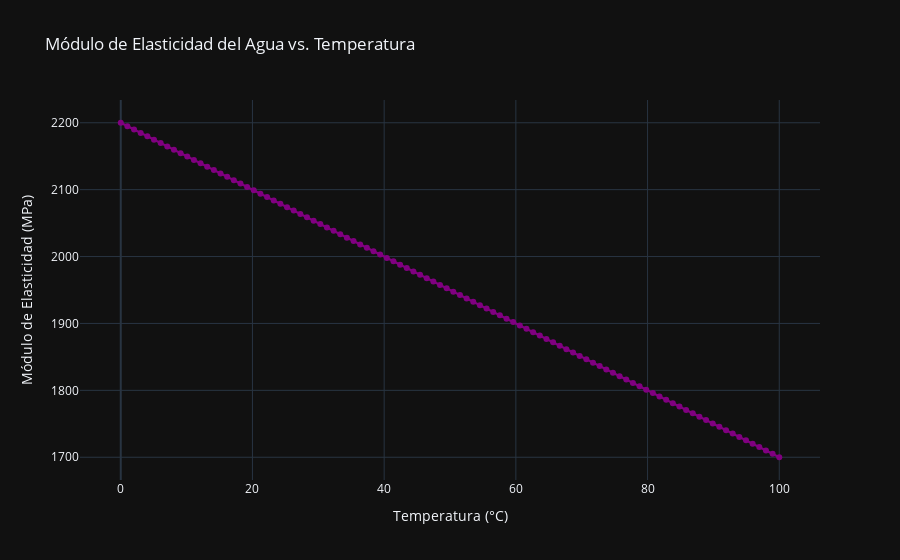

The notebook cell this image was saved under:
### Markdown cell above
### Compresibilidad

La compresibilidad de un fluido es una medida del cambio de volumen y por lo tanto de su densidad, cuando se somete a diversas presiones. Cuando un volumen $V$ de un líquido de densidad $\rho$ y presión $P$ se somete a compresión por efecto de una fuerza $F$, como se muestra en la Figura 1, la masa total del fluido $\rho \cdot V$ permanece constante, es decir:

<figure style="text-align: center;">
    <img src="img/compresibilidad.gif" width="500" alt="compresibilidad">
    <figcaption>
        <p><strong>Descripción:</strong> Comparación entre compresibilidad de un liquido y un gas</p>
        <p><strong>Fuente:</strong>fzflujodefluidos.blogspot.com</p>
    </figcaption>
</figure>

La ecuación asociada es:

$$
d(\rho \cdot V) = \rho \cdot dV + V \cdot d\rho = 0
$$

De donde resulta:

$$
- \frac{V}{dV} = \frac{\rho}{d\rho}
$$

Al multiplicar ambos miembros por $dp$, se obtiene:

$$
E_v = \frac{dP}{- \frac{dV}{V}}
$$

La cantidad $E_v$ se conoce como módulo de elasticidad volumétrica del fluido. Este define el cambio asociado en el volumen, o densidad. por unidad de volumen o densidad, siendo una medida directa de la compresibilidad de un fluido. Sus dimensiones son de esfuerzo $[FL^{-2}]$. El signo negativo de la ecuación indica una disminución del volumen al aumentar la presión.

### Variación del Módulo de Elasticidad

La mayoría de los fluidos poseen un módulo de elasticidad volumétrica relativamente grande que depende de la temperatura. Esto significa que ocurren variaciones pequeñas de volumen o de densidad inclusive para variaciones grandes de presión. En general, salvo en fenómenos en los que se producen incrementos violentos de presión y temperatura por ejemplo como el golpe de ariete, flujos a gran velocidad, flujos con transferencia de calor, los cambios son pequeños y no son de gran importancia. Lo anterior es particularmente cierto en los líquidos, ya que se consideran incompresibles.

### Code cell
import numpy as np
import plotly.graph_objects as go

# Datos de temperatura en °C
temperaturas = np.linspace(0, 100, 100)

# Módulo de elasticidad del agua en función de la temperatura (valores aproximados en MPa)
modulo_elasticidad_agua = 2.2e3 - 5 * temperaturas  # MPa

# Crear la figura
fig = go.Figure()
fig.add_trace(go.Scatter(x=temperaturas, y=modulo_elasticidad_agua, mode='lines+markers', 
                         name='Módulo de Elasticidad (MPa)', line=dict(color='purple')))

fig.update_layout(
    title='Módulo de Elasticidad del Agua vs. Temperatura',
    xaxis_title='Temperatura (°C)',
    yaxis_title='Módulo de Elasticidad (MPa)',
    template='plotly_dark'
)

# Mostrar la gráfica
fig.show()

### Figure 1 — Plotly figure (JSON) as saved in the notebook; plotly's stock layout.template omitted (floating-point values rounded to 4 significant figures)
{"data": [{"line": {"color": "purple"}, "mode": "lines+markers", "name": "Módulo de Elasticidad (MPa)", "type": "scatter", "x": [0, 1.01, 2.02, 3.03, 4.04, 5.051, 6.061, 7.071, 8.081, 9.091, 10.1, 11.11, 12.12, 13.13, 14.14, 15.15, 16.16, 17.17, 18.18, 19.19, 20.2, 21.21, 22.22, 23.23, 24.24, 25.25, 26.26, 27.27, 28.28, 29.29, 30.3, 31.31, 32.32, 33.33, 34.34, 35.35, 36.36, 37.37, 38.38, 39.39, 40.4, 41.41, 42.42, 43.43, 44.44, 45.45, 46.46, 47.47, 48.48, 49.49, 50.51, 51.52, 52.53, 53.54, 54.55, 55.56, 56.57, 57.58, 58.59, 59.6, 60.61, 61.62, 62.63, 63.64, 64.65, 65.66, 66.67, 67.68, 68.69, 69.7, 70.71, 71.72, 72.73, 73.74, 74.75, 75.76, 76.77, 77.78, 78.79, 79.8, 80.81, 81.82, 82.83, 83.84, 84.85, 85.86, 86.87, 87.88, 88.89, 89.9, 90.91, 91.92, 92.93, 93.94, 94.95, 95.96, 96.97, 97.98, 98.99, 100], "y": [2200, 2195.0, 2190.0, 2185.0, 2180.0, 2175.0, 2170.0, 2165.0, 2160.0, 2155.0, 2149.0, 2144.0, 2139.0, 2134.0, 2129.0, 2124.0, 2119.0, 2114.0, 2109.0, 2104.0, 2099.0, 2094.0, 2089.0, 2084.0, 2079.0, 2074.0, 2069.0, 2064.0, 2059.0, 2054.0, 2048.0, 2043.0, 2038.0, 2033.0, 2028.0, 2023.0, 2018.0, 2013.0, 2008.0, 2003.0, 1998.0, 1993.0, 1988.0, 1983.0, 1978.0, 1973.0, 1968.0, 1963.0, 1958.0, 1953.0, 1947.0, 1942.0, 1937.0, 1932.0, 1927.0, 1922.0, 1917.0, 1912.0, 1907.0, 1902.0, 1897.0, 1892.0, 1887.0, 1882.0, 1877.0, 1872.0, 1867.0, 1862.0, 1857.0, 1852.0, 1846.0, 1841.0, 1836.0, 1831.0, 1826.0, 1821.0, 1816.0, 1811.0, 1806.0, 1801.0, 1796.0, 1791.0, 1786.0, 1781.0, 1776.0, 1771.0, 1766.0, 1761.0, 1756.0, 1751.0, 1745.0, 1740.0, 1735.0, 1730.0, 1725.0, 1720.0, 1715.0, 1710.0, 1705.0, 1700]}], "layout": {"title": {"text": "Módulo de Elasticidad del Agua vs. Temperatura"}, "xaxis": {"title": {"text": "Temperatura (°C)"}}, "yaxis": {"title": {"text": "Módulo de Elasticidad (MPa)"}}}}
